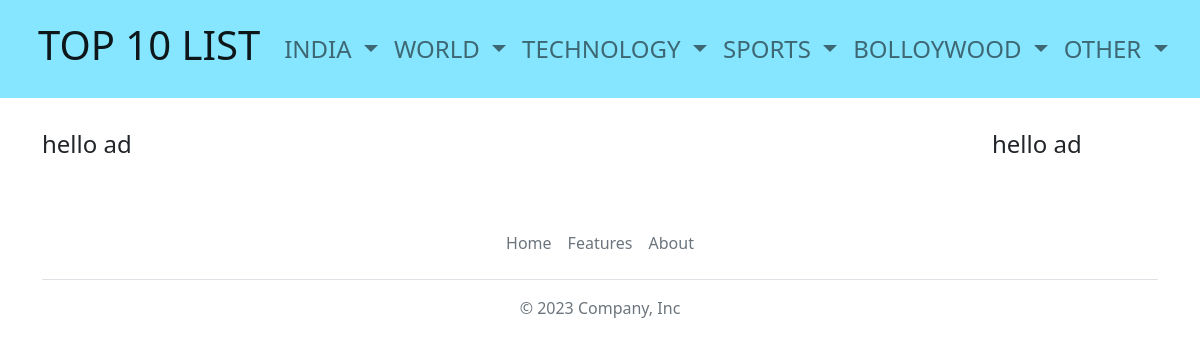
Before: / with the older database file.
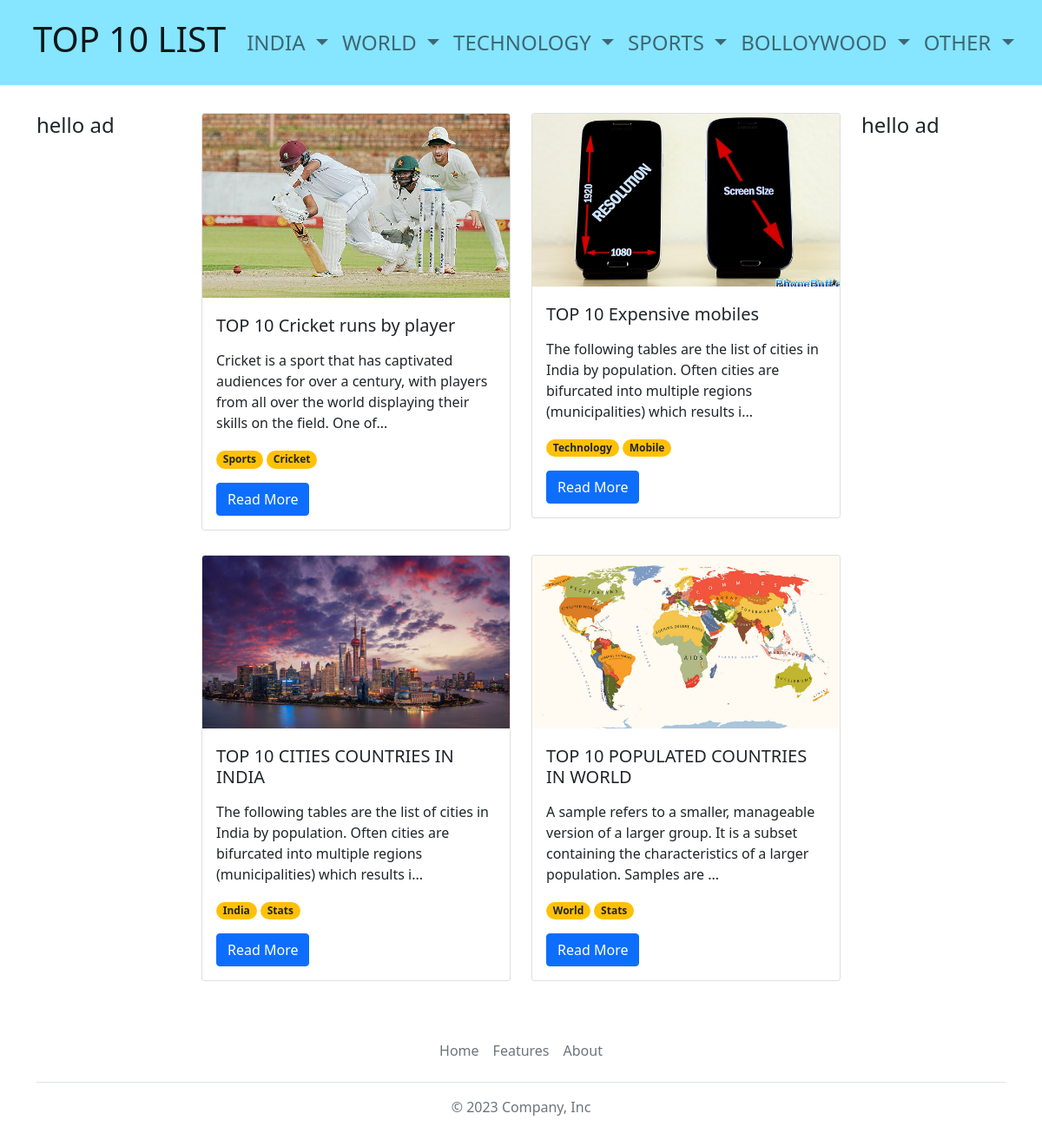
After: the same page with the newer database file.
### Main/models.py (models this page shows, shortened)
class Post(models.Model):
    name = models.CharField(max_length=100)
    slug = models.SlugField(max_length=200, unique=True)
    description = models.TextField()
    thumbnail = models.ImageField(upload_to='thumbnail/')
    created_on = models.DateTimeField(auto_now_add=True)
    status = models.IntegerField(choices=STATUS, default=0)
    parent_cat= models.CharField(max_length=50)
    child_cat= models.CharField(max_length=50)
    is_affiliate=models.BooleanField(default=False)
    title_number_10=models.CharField(max_length=100,default='')
    img_number_10=models.ImageField(upload_to='post_images/',default='post_images/default.jpg')
    desc_number_10=models.CharField(max_length=500,default='')
    title_number_9=models.CharField(max_length=100,default='')
    img_number_9=models.ImageField(upload_to='post_images/',default='post_images/default.jpg')
    desc_number_9=models.CharField(max_length=500,default='')
    title_number_8=models.CharField(max_length=100,default='')
    img_number_8=models.ImageField(upload_to='post_images/',default='post_images/default.jpg')
    desc_number_8=models.CharField(max_length=500,default='')
    title_number_7=models.CharField(max_length=100,default='')
    img_number_7=models.ImageField(upload_to='post_images/',default='post_images/default.jpg')
    desc_number_7=models.CharField(max_length=500,default='')
    title_number_6=models.CharField(max_length=100,default='')
    img_number_6=models.ImageField(upload_to='post_images/',default='post_images/default.jpg')
    desc_number_6=models.CharField(max_length=500,default='')
    title_number_5=models.CharField(max_length=100,default='')
    img_number_5=models.ImageField(upload_to='post_images/',default='post_images/default.jpg')
    desc_number_5=models.CharField(max_length=500,default='')
    title_number_4=models.CharField(max_length=100,default='')
    img_number_4=models.ImageField(upload_to='post_images/',default='post_images/default.jpg')
    desc_number_4=models.CharField(max_length=500,default='')
    title_number_3=models.CharField(max_length=100,default='')
    img_number_3=models.ImageField(upload_to='post_images/',default='post_images/default.jpg')
    desc_number_3=models.CharField(max_length=500,default='')
    title_number_2=models.CharField(max_length=100,default='')
    img_number_2=models.ImageField(upload_to='post_images/',default='post_images/default.jpg')
    desc_number_2=models.CharField(max_length=500,default='')
    title_number_1=models.CharField(max_length=100,default='')
    img_number_1=models.ImageField(upload_to='post_images/',default='post_images/default.jpg')
    desc_number_1=models.CharField(max_length=500,default='')
    class Meta:
        ordering = ['-created_on']

### Main/views.py (the view)
# urls.py: path('',views.PostView),
def PostView(request):
    allPosts=Post.objects.filter(status=2).order_by('-created_on')[:10]
    breadcrumbs = [
        {'name': 'Home', 'url': '/'},
    ]
    return render(request, 'index.html', {'allPosts': allPosts ,'breadcrumbs':breadcrumbs})

### Main/templates/index.html (shortened to what this page needs)
{% extends "base.html" %}
{% block content %}
{% load static %}
  <main class="mt-4 mb-5">
            <div class="container">
                <div class="row">
                  <div class="col-sm-2"></div>
                      <div class="col-sm-8">
                      </div>
                    <div class="col-sm-2"></div>
                </div>
              <div class="row">
                <div class="col-sm-2">
                  {% block rightsidebar %}
                  {% include 'test.html' %}
                  {% endblock rightsidebar %}
                </div>
                <div class="col-sm-8">
                  <div class="row row-cols-1 row-cols-md-2 g-4">
                        {% for post in allPosts%}
                            <div class="col">
                                  <div class="card mb-1">
                                    <img src={{ post.thumbnail.url }} class="card-img-top" alt="Image">
                                    <div class="card-body">
                                        <div class="row mt-1 mb-2"> <h5 class="card-title"> {{ post.name }}  </h5> </div>
                                        <p class="card-text">{{post.description|slice:"150"}}...</p>
                                        <p class="card-text">
                                           <span class="badge rounded-pill bg-warning ">
                                            <a href="{% url 'parent_cat' post.parent_cat %}" class="text-decoration-none link-dark"> {{ post.parent_cat}} </a>
                                            </span>
                                            <span class="badge rounded-pill bg-warning ">
                                              <a href="{% url 'child_cat' post.parent_cat post.child_cat %}" class="text-decoration-none link-dark"> {{ post.child_cat}} </a>
                                            </span>
                                      </p>
                                        <a href="{% url 'post_detail' post.slug  %}" class="btn btn-primary">Read More </a>
                                    </div>
                                  </div>
                            </div>
                          {% endfor %}
                        </div>
                </div>
                <div class="col-sm-2">
                  {% block leftsidebar %}
                  {% include 'test.html' %}
                  {% endblock leftsidebar %}
                </div>
              </div>
            </div>
          </main>
{%endblock%}

### Main/templates/base.html (shortened to what this page needs)
{% load static %}
<!doctype html>
<html lang="en">
  <head>
   <link href="https://cdn.jsdelivr.net/npm/bootstrap@5.0.2/dist/css/bootstrap.min.css" rel="stylesheet">
  </head>
  <body>
        <nav class="navbar sticky-top navbar-expand-lg navbar-light fs-4" style="background-color:#86E5FF;" >
            <div class="container p-2">
              <a class="navbar-brand" href={% url 'TOPLIST' %}><h1>TOP 10 LIST     </h1></a>
                          <div class="collapse navbar-collapse" id="navbarScroll">
                            <ul class="navbar-nav mx-auto my-2 my-lg-0 navbar-nav-scroll" style="--bs-scroll-height: 300px;">
                              <li class="nav-item dropdown">
                                <a class="nav-link dropdown-toggle" id="navb arScrollingDropdown" role="button" data-bs-toggle="dropdown" aria-expanded="false">
                                    INDIA
                                </a>
                              </li>
                              <li class="nav-item dropdown">
                                <a class="nav-link dropdown-toggle" href="#" id="navbarScrollingDropdown" role="button" data-bs-toggle="dropdown" aria-expanded="false">
                                  WORLD
                                </a>
                              </li>
                              <li class="nav-item dropdown">
                                <a class="nav-link dropdown-toggle" href="#" id="navbarScrollingDropdown" role="button" data-bs-toggle="dropdown" aria-expanded="false">
                                  TECHNOLOGY
                                </a>
                              </li>
                              <li class="nav-item dropdown">
                                <a class="nav-link dropdown-toggle" href="#" id="navbarScrollingDropdown" role="button" data-bs-toggle="dropdown" aria-expanded="false">
                                  SPORTS
                                </a>
                              </li>
                              <li class="nav-item dropdown">
                                <a class="nav-link dropdown-toggle" href="#" id="navbarScrollingDropdown" role="button" data-bs-toggle="dropdown" aria-expanded="false">
                                  BOLLOYWOOD
                                </a>
                              </li>
                              <li class="nav-item dropdown">
                                <a class="nav-link dropdown-toggle" href="#" id="navbarScrollingDropdown" role="button" data-bs-toggle="dropdown" aria-expanded="false">
                                  OTHER
                                </a>
                              </li>
                            </ul>
                          </div>
                        </div>
                    </nav>
            {% block content %}
            {% endblock %}
            <div class="container">
              <footer class="py-2 my-2">
                <ul class="nav justify-content-center border-bottom pb-3 mb-3">
                  <li class="nav-item"><a href="#" class="nav-link px-2 text-muted">Home</a></li>
                  <li class="nav-item"><a href="#" class="nav-link px-2 text-muted">Features</a></li>
                  <li class="nav-item"><a href="#" class="nav-link px-2 text-muted">About</a></li>
                </ul>
                <p class="text-center text-muted">© 2023 Company, Inc</p>
              </footer>
            </div>
  </body>
</html>

### Main/templates/test.html
<h4>hello ad </h4>

Changed rows visible on the page:
added Post: thumbnail (picture), name "TOP 10 Cricket runs by player", description "Cricket is a sport that has captivated audiences for over a century, with players from all over the world displaying their skills on the field. One of", parent_cat "Sports", child_cat "Cricket"
added Post: thumbnail (picture), name "TOP 10 Expensive mobiles", description "The following tables are the list of cities in India by population. Often cities are bifurcated into multiple regions (municipalities) which results i", parent_cat "Technology", child_cat "Mobile"
added Post: thumbnail (picture), name "TOP 10 CITIES COUNTRIES IN INDIA", description "The following tables are the list of cities in India by population. Often cities are bifurcated into multiple regions (municipalities) which results i", parent_cat "India", child_cat "Stats"
added Post: thumbnail (picture), name "TOP 10 POPULATED COUNTRIES IN WORLD", description "A sample refers to a smaller, manageable version of a larger group. It is a subset containing the characteristics of a larger population. Samples are", parent_cat "World", child_cat "Stats"
